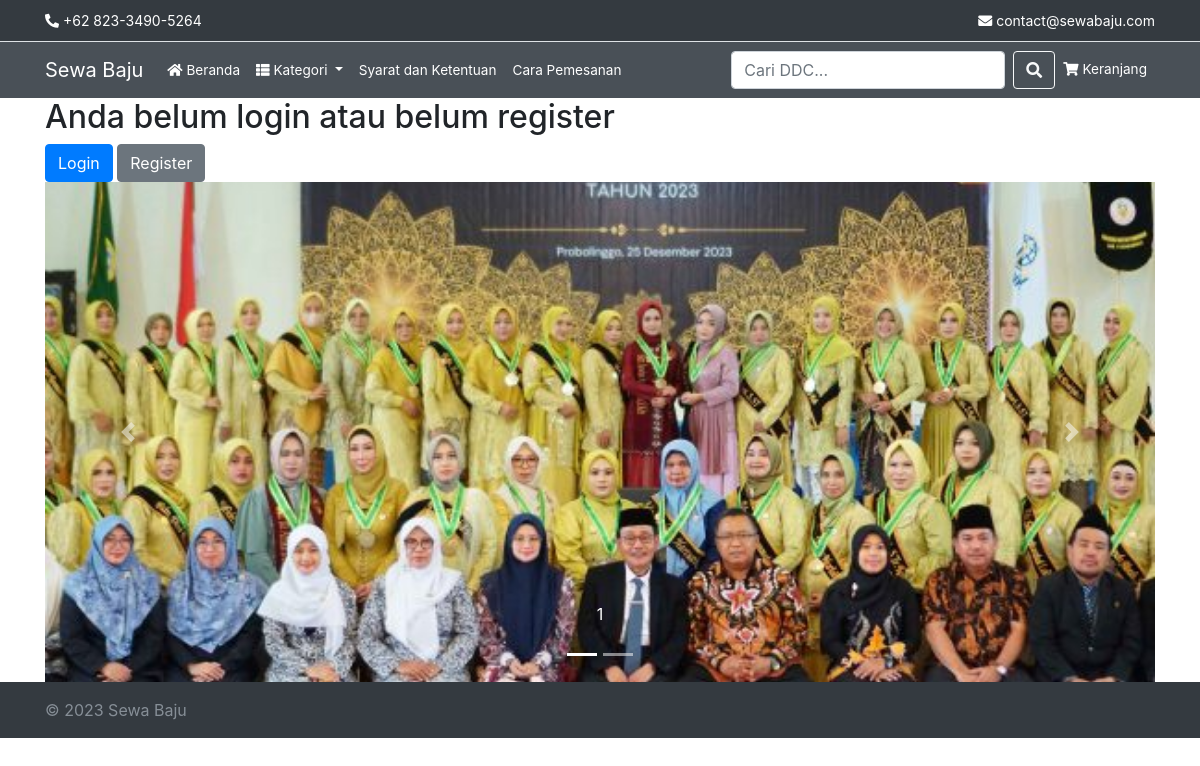
The page / on the database its author committed.
### management/models.py (models this page shows, shortened)
class Slide(models.Model):
    gambar = models.ImageField(upload_to='media/slides/')
    keterangan = models.CharField(max_length=255, blank=True)

### management/views.py (the view)
# urls.py: path('', views.beranda, name='berandapelanggan'),
def beranda(request):
    slides = Slide.objects.all()
    kategori_list = Kategori.objects.all()
    return render(request, 'beranda.html', {'slides': slides, 'kategori_list': kategori_list})

### management/templates/beranda.html (shortened to what this page needs)
{% extends 'base.html' %}
{% block content %}
{% if user.is_authenticated %}
<h2>Selamat datang, {{ user.username }}</h2>
{% else %}
<h2>Anda belum login atau belum register</h2>
<a href="{% url 'loginpelanggan' %}" class="btn btn-primary">Login</a>
<a href="{% url 'registerpelanggan' %}" class="btn btn-secondary">Register</a>
{% endif %}
<div id="carouselExampleIndicators" class="carousel slide" data-ride="carousel">
    <ol class="carousel-indicators">
        {% for slide in slides %}
            <li data-target="#carouselExampleIndicators" data-slide-to="{{ forloop.counter0 }}" {% if forloop.first %}class="active"{% endif %}></li>
        {% endfor %}
    </ol>
    <div class="carousel-inner">
        {% for slide in slides %}
            <div class="carousel-item {% if forloop.first %}active{% endif %}">
                <img src="{{ slide.gambar.url }}" class="d-block w-100 carousel-image" alt="{{ slide.keterangan }}">
                <div class="carousel-caption d-none d-md-block">
                    <p>{{ slide.keterangan }}</p>
                </div>
            </div>
        {% endfor %}
    </div>
    <a class="carousel-control-prev" href="#carouselExampleIndicators" role="button" data-slide="prev">
        <span class="carousel-control-prev-icon" aria-hidden="true"></span>
    </a>
    <a class="carousel-control-next" href="#carouselExampleIndicators" role="button" data-slide="next">
        <span class="carousel-control-next-icon" aria-hidden="true"></span>
    </a>
</div>
{% endblock %}

### management/templates/base.html (style rules this page uses)
.carousel-image { height: 500px; object-fit: cover; }

### rows shown on the page
Slide: gambar (picture), keterangan "1"
